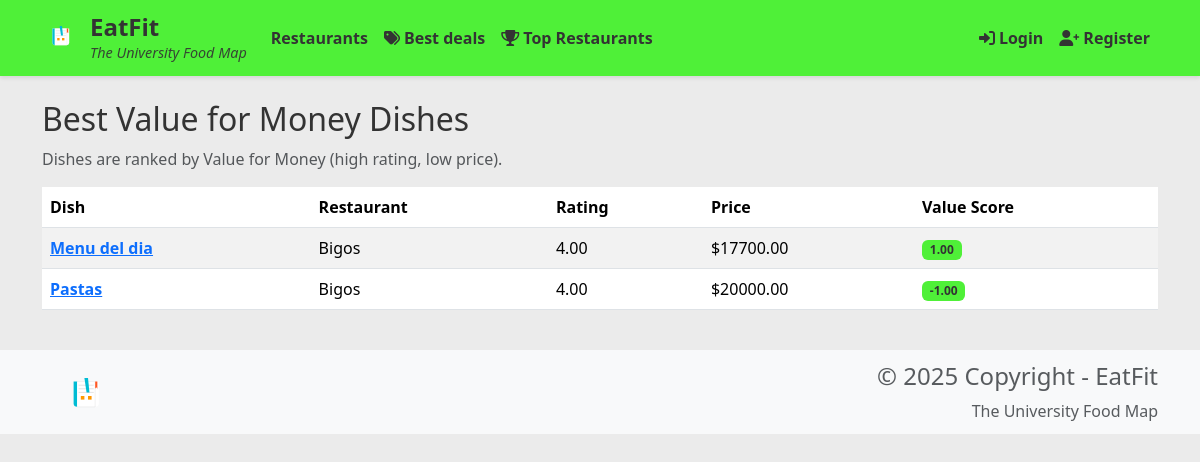
Screenshot of /best-deals/ with the database file from the repository.
### restaurants/models.py (models this page shows, shortened)
class MenuItem(models.Model):
    restaurant = models.ForeignKey(Restaurant, related_name='menu_items', on_delete=models.CASCADE)
    name = models.CharField(max_length=100)
    description = models.TextField()
    price = models.DecimalField(max_digits=10, decimal_places=2)
    image = models.ImageField(upload_to='menu_items/', null=True, blank=True)
    category = models.CharField(max_length=50, choices=[
        ('appetizer', 'Appetizer'),
        ('main_course', 'Main Course'),
        ('dessert', 'Dessert'),
        ('beverage', 'Beverage'),
        ('other', 'Other')
    ])
    is_available = models.BooleanField(default=True)
    created_at = models.DateTimeField(default=timezone.now)
    class Meta:
        ordering = ['category', 'name']

class Restaurant(models.Model):
    name = models.CharField(max_length=100)
    location = models.CharField(max_length=100)
    description = models.TextField()
    address = models.CharField(max_length=200)
    image = models.ImageField(upload_to='restaurants/', null=True, blank=True)
    phone = models.CharField(max_length=20, blank=True)
    email = models.EmailField(blank=True)
    opening_hours = models.TextField(blank=True)
    created_at = models.DateTimeField(default=timezone.now)
    class Meta:
        ordering = ['-created_at']

### restaurants/views.py (the view)
# urls.py: path('best-deals/', views.best_deals, name='best_deals'),
def best_deals(request):
    menu_items = MenuItem.objects.all().annotate(
        avg_rating=Coalesce(Avg('ratings__rating', output_field=FloatField()), 0.0)
    )
    ratings = [item.avg_rating for item in menu_items]
    prices = [float(item.price) for item in menu_items]
    if not ratings or not prices:
        return render(request, 'restaurants/best_deals.html', {'menu_items': []})
    mean_rating = sum(ratings) / len(ratings)
    std_rating = (sum((r - mean_rating) ** 2 for r in ratings) / len(ratings)) ** 0.5 or 1
    mean_price = sum(prices) / len(prices)
    std_price = (sum((p - mean_price) ** 2 for p in prices) / len(prices)) ** 0.5 or 1
    items_with_score = []
    for item in menu_items:
        z_rating = (item.avg_rating - mean_rating) / std_rating
        z_price = (float(item.price) - mean_price) / std_price
        value_score = z_rating - z_price
        items_with_score.append((item, value_score, item.avg_rating, item.price))
    items_with_score.sort(key=lambda x: x[1], reverse=True)
    return render(request, 'restaurants/best_deals.html', {
        'items_with_score': items_with_score
    })

### restaurants/templates/restaurants/best_deals.html (shortened to what this page needs)
{% extends 'base.html' %}
{% block content %}
<div class="container mt-4">
    <h2>Best Value for Money Dishes</h2>
    <p class="text-muted">Dishes are ranked by Value for Money (high rating, low price).</p>
    {% if items_with_score %}
        <div class="row">
            <div class="col-12">
                <table class="table table-striped table-hover">
                    <thead>
                        <tr>
                            <th>Dish</th>
                            <th>Restaurant</th>
                            <th>Rating</th>
                            <th>Price</th>
                            <th>Value Score</th>
                        </tr>
                    </thead>
                    <tbody>
                        {% for item, value_score, avg_rating, price in items_with_score %}
                        <tr>
                            <td>
                                <a href="#" data-bs-toggle="modal" data-bs-target="#menuItemModal{{ item.id }}">
                                    <strong>{{ item.name }}</strong>
                                </a>
                            </td>
                            <td>{{ item.restaurant.name }}</td>
                            <td>{{ avg_rating|floatformat:2 }}</td>
                            <td>${{ price|floatformat:2 }}</td>
                            <td><span class="badge bg-success">{{ value_score|floatformat:2 }}</span></td>
                        </tr>
                        {% endfor %}
                    </tbody>
                </table>
            </div>
        </div>
    {% else %}
        <div class="alert alert-info">No dishes available to rank.</div>
    {% endif %}
</div>
{% endblock %}

### static/css/style.css (style rules this page uses)
:root { --primary: #5647ED; --primary-hover: #4538d4; --accent: #4FF038; --accent-hover: #45d632; --neutral: #EBEBEB; --neutral-dark: #d4d4d4; --text-dark: #333333; --text-light: #ffffff; }
body { background-color: var(--neutral); color: var(--text-dark); }
.badge.bg-success { background-color: var(--accent) !important; color: var(--text-dark); }

### rows the page displays
MenuItem: name "Menu del dia", restaurant.name "Bigos", avg_rating "4.00", price "17700.00", value_score "1.00"
MenuItem: name "Pastas", restaurant.name "Bigos", avg_rating "4.00", price "20000.00", value_score "-1.00"
